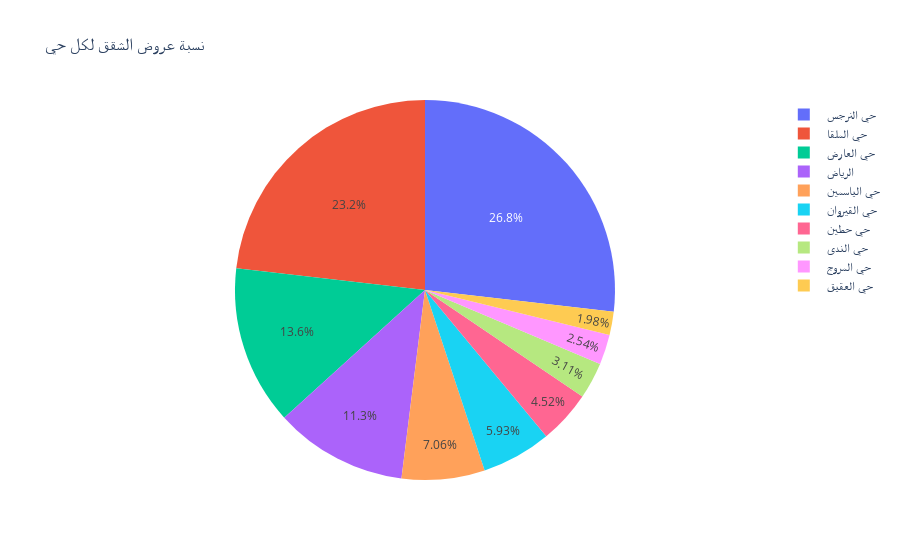

Notebook code for this chart:
### Code cell
neighborhood_counts = apartments['الحي'].value_counts()


sorted_neighborhoods = neighborhood_counts.sort_values(ascending=False).head(10)

# Create the pie chart
fig = go.Figure(data=[go.Pie(labels=sorted_neighborhoods.index, values=sorted_neighborhoods.values)])
fig.update_layout(
    title='نسبة عروض الشقق لكل حي',
    hoverlabel=dict(
        bgcolor="white",
        font_size=16,
        font_family="Rockwell"
    )
)

# Display the chart
fig.show()

### Figure 1 — Plotly figure (JSON) as saved in the notebook; plotly's stock layout.template omitted (floating-point values rounded to 4 significant figures)
{"data": [{"labels": [" حي النرجس ", " حي الملقا ", " حي العارض ", " الرياض ", " حي الياسمين ", " حي القيروان ", " حي حطين ", " حي الندى ", " حي المروج ", " حي العقيق "], "type": "pie", "values": [95, 82, 48, 40, 25, 21, 16, 11, 9, 7]}], "layout": {"hoverlabel": {"bgcolor": "white", "font": {"family": "Rockwell", "size": 16}}, "title": {"text": "نسبة عروض الشقق لكل حي"}}}
